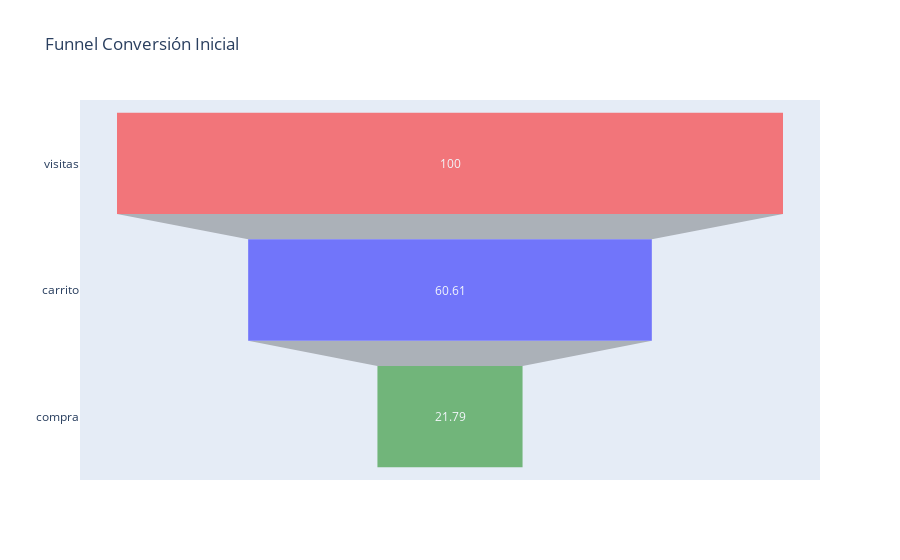

Notebook cell for this chart:
### Code cell
from plotly import graph_objects as go

fig = go.Figure(go.Funnel(
    y = kpis.kpi,
    x = kpis.valor.round(2),
    marker = {'color': ['red','blue','green']},
    opacity = 0.5
    ))

fig.update_layout(
    title = 'Funnel Conversión Inicial')
    
fig.show()

### Figure 1 — Plotly figure (JSON) as saved in the notebook; plotly's stock layout.template omitted (floating-point values rounded to 4 significant figures)
{"data": [{"marker": {"color": ["red", "blue", "green"]}, "opacity": 0.5, "type": "funnel", "x": [100, 60.61, 21.79], "y": ["visitas", "carrito", "compra"]}], "layout": {"title": {"text": "Funnel Conversión Inicial"}}}
